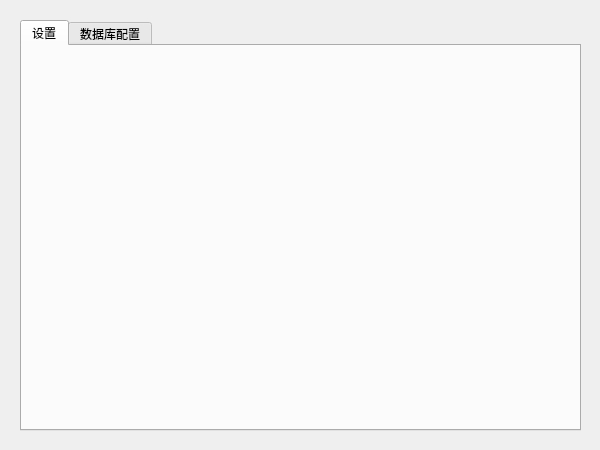
<?xml version="1.0" encoding="UTF-8"?>
<ui version="4.0">
 <class>syswindow</class>
 <widget class="QWidget" name="syswindow">
  <property name="geometry">
   <rect>
    <x>0</x>
    <y>0</y>
    <width>600</width>
    <height>450</height>
   </rect>
  </property>
  <property name="windowTitle">
   <string>Form</string>
  </property>
  <widget class="QTabWidget" name="tabWidget">
   <property name="geometry">
    <rect>
     <x>20</x>
     <y>20</y>
     <width>561</width>
     <height>411</height>
    </rect>
   </property>
   <property name="currentIndex">
    <number>0</number>
   </property>
   <widget class="QWidget" name="set_tab">
    <attribute name="title">
     <string>设置</string>
    </attribute>
   </widget>
   <widget class="QWidget" name="data_lab_tab">
    <attribute name="title">
     <string>数据库配置</string>
    </attribute>
   </widget>
  </widget>
 </widget>
 <resources/>
 <connections/>
</ui>
